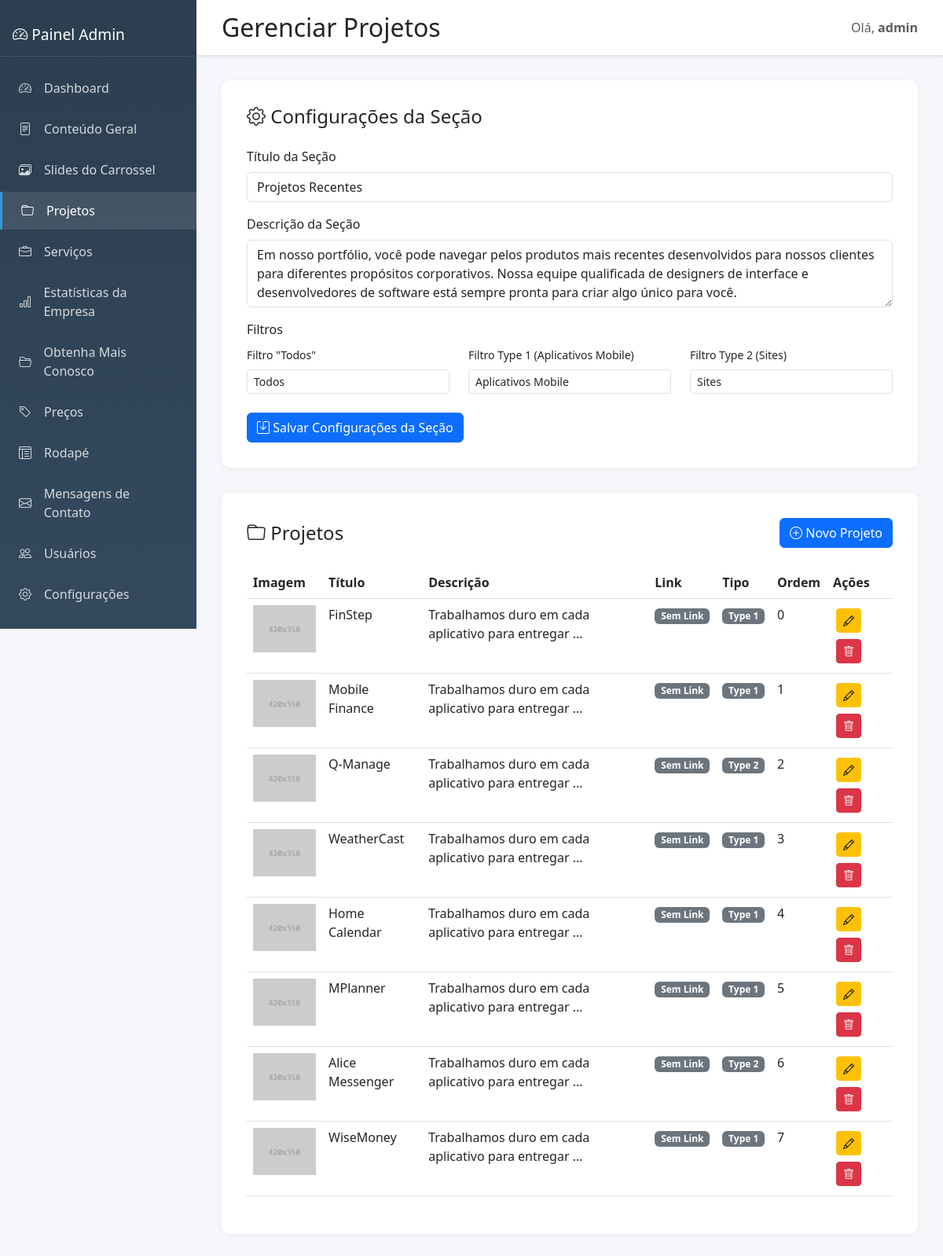
Screenshot of /admin/projects (signed in) with the database file from the repository.
### tables this page shows
CREATE TABLE site_content
                 (id INTEGER PRIMARY KEY AUTOINCREMENT,
                  section TEXT NOT NULL,
                  field TEXT NOT NULL,
                  content TEXT,
                  image_path TEXT,
                  created_at TIMESTAMP DEFAULT CURRENT_TIMESTAMP,
                  updated_at TIMESTAMP DEFAULT CURRENT_TIMESTAMP,
                  UNIQUE(section, field));

CREATE TABLE projects
                 (id INTEGER PRIMARY KEY AUTOINCREMENT,
                  title TEXT NOT NULL,
                  description TEXT,
                  image_path TEXT,
                  filter_type TEXT,
                  order_index INTEGER DEFAULT 0,
                  created_at TIMESTAMP DEFAULT CURRENT_TIMESTAMP,
                  updated_at TIMESTAMP DEFAULT CURRENT_TIMESTAMP, link_url TEXT);

### admin.py (the view, shortened to what this page needs)
@admin_bp.route('/projects', methods=['GET', 'POST'])
@login_required
def projects():
    conn = get_db()
    projects_list = conn.execute('SELECT * FROM projects ORDER BY order_index, id').fetchall()
    projects_section = {}
    rows = conn.execute("SELECT field, content FROM site_content WHERE section='projects'").fetchall()
    for row in rows:
        projects_section[row['field']] = {'content': row['content']}
    conn.close()
    return render_template('admin/projects.html', projects=projects_list, projects_section=projects_section)

### admin.py (called while the page is built)
def login_required(f):
    @wraps(f)
    def decorated_function(*args, **kwargs):
        if 'admin_logged_in' not in session:
            return redirect(url_for('admin.login'))
        return f(*args, **kwargs)
    return decorated_function

def get_db():
    conn = sqlite3.connect(DB_PATH)
    conn.row_factory = sqlite3.Row
    return conn

### templates/admin/projects.html (shortened to what this page needs)
{% extends "admin/base.html" %}
{% block page_title %}Gerenciar Projetos{% endblock %}
{% block content %}
<div class="content-card">
    <h4 class="mb-4"><i class="bi bi-gear"></i> Configurações da Seção</h4>
    <form method="POST">
        <div class="row">
            <div class="col-md-12 mb-3">
                <label class="form-label">Título da Seção</label>
                <input type="text" class="form-control" name="section_title"
                       value="{{ projects_section.get('title', {}).get('content', 'Projetos Recentes') if projects_section.get('title') else 'Projetos Recentes' }}">
            </div>
            <div class="col-md-12 mb-3">
                <label class="form-label">Descrição da Seção</label>
                <textarea class="form-control" name="section_description" rows="3">{{ projects_section.get('description', {}).get('content', '') if projects_section.get('description') else '' }}</textarea>
            </div>
        </div>
        <div class="mb-3">
            <label class="form-label">Filtros</label>
            <div class="row">
                <div class="col-md-4 mb-2">
                    <label class="form-label small">Filtro "Todos"</label>
                    <input type="text" class="form-control form-control-sm" name="filter_all"
                           value="{{ projects_section.get('filter_all', {}).get('content', 'Todos') if projects_section.get('filter_all') else 'Todos' }}">
                </div>
                <div class="col-md-4 mb-2">
                    <label class="form-label small">Filtro Type 1 (Aplicativos Mobile)</label>
                    <input type="text" class="form-control form-control-sm" name="filter_type1"
                           value="{{ projects_section.get('filter_type1', {}).get('content', 'Aplicativos Mobile') if projects_section.get('filter_type1') else 'Aplicativos Mobile' }}">
                </div>
                <div class="col-md-4 mb-2">
                    <label class="form-label small">Filtro Type 2 (Sites)</label>
                    <input type="text" class="form-control form-control-sm" name="filter_type2"
                           value="{{ projects_section.get('filter_type2', {}).get('content', 'Sites') if projects_section.get('filter_type2') else 'Sites' }}">
                </div>
            </div>
        </div>
        <button type="submit" name="save_section_config" class="btn btn-primary">
            <i class="bi bi-save"></i> Salvar Configurações da Seção
        </button>
    </form>
</div>
<div class="content-card mt-4">
    <div class="d-flex justify-content-between align-items-center mb-4">
        <h4 class="mb-0"><i class="bi bi-folder"></i> Projetos</h4>
        <button type="button" class="btn btn-primary" data-bs-toggle="modal" data-bs-target="#projectModal" onclick="newProject()">
            <i class="bi bi-plus-circle"></i> Novo Projeto
        </button>
    </div>
    <div class="table-responsive">
        <table class="table table-hover">
            <thead>
                <tr>
                    <th>Imagem</th>
                    <th>Título</th>
                    <th>Descrição</th>
                    <th>Link</th>
                    <th>Tipo</th>
                    <th>Ordem</th>
                    <th>Ações</th>
                </tr>
            </thead>
            <tbody>
                {% for project in projects %}
                <tr>
                    <td>
                        {% if project.image_path %}
                        <img src="{{ url_for('static', filename=project.image_path) }}" alt="{{ project.title }}" style="width: 80px; height: 60px; object-fit: cover;">
                        {% else %}
                        <span class="text-muted">Sem imagem</span>
                        {% endif %}
                    </td>
                    <td>{{ project.title }}</td>
                    <td>{{ project.description[:50] if project.description else '' }}...</td>
                    <td>
                        {% if project.link_url and project.link_url != '#' %}
                        <span class="badge bg-info" title="{{ project.link_url }}">Com Link</span>
                        {% else %}
                        <span class="badge bg-secondary">Sem Link</span>
                        {% endif %}
                    </td>
                    <td><span class="badge bg-secondary">{{ project.filter_type }}</span></td>
                    <td>{{ project.order_index }}</td>
                    <td>
                        <button class="btn btn-sm btn-warning btn-action" onclick="editProject({{ project.id }}, '{{ project.title|replace("'", "\\'") }}', '{{ project.description|replace("'", "\\'") }}', '{{ project.link_url|replace("'", "\\'") if project.link_url else "#" }}', '{{ project.filter_type }}', {{ project.order_index }})">
                            <i class="bi bi-pencil"></i>
                        </button>
                        <form method="POST" style="display: inline;" onsubmit="return confirm('Tem certeza que deseja excluir este projeto?');">
                            <button type="submit" class="btn btn-sm btn-danger btn-action">
                                <i class="bi bi-trash"></i>
                            </button>
                        </form>
                    </td>
                </tr>
                {% endfor %}
            </tbody>
        </table>
    </div>
</div>
{% endblock %}

### templates/admin/base.html (shortened to what this page needs)
<!DOCTYPE html>
<html lang="pt-BR">
<head>
    <link href="https://cdn.jsdelivr.net/npm/bootstrap@5.3.0/dist/css/bootstrap.min.css" rel="stylesheet">
    <link rel="stylesheet" href="https://cdn.jsdelivr.net/npm/bootstrap-icons@1.11.0/font/bootstrap-icons.css">
</head>
<body>
    <div class="sidebar">
        <div class="sidebar-header">
            <h4><i class="bi bi-speedometer2"></i> Painel Admin</h4>
        </div>
        <ul class="sidebar-menu">
            <li><a href="{{ url_for('admin.dashboard') }}" class="{% if request.endpoint == 'admin.dashboard' %}active{% endif %}">
                <i class="bi bi-speedometer2"></i> Dashboard
            </a></li>
            <li><a href="{{ url_for('admin.content') }}" class="{% if request.endpoint == 'admin.content' %}active{% endif %}">
                <i class="bi bi-file-text"></i> Conteúdo Geral
            </a></li>
            <li><a href="{{ url_for('admin.carousel') }}" class="{% if request.endpoint == 'admin.carousel' %}active{% endif %}">
                <i class="bi bi-images"></i> Slides do Carrossel
            </a></li>
            <li><a href="{{ url_for('admin.projects') }}" class="{% if request.endpoint == 'admin.projects' %}active{% endif %}">
                <i class="bi bi-folder"></i> Projetos
            </a></li>
            <li><a href="{{ url_for('admin.services') }}" class="{% if request.endpoint == 'admin.services' %}active{% endif %}">
                <i class="bi bi-briefcase"></i> Serviços
            </a></li>
            <li><a href="{{ url_for('admin.company_stats') }}" class="{% if request.endpoint == 'admin.company_stats' %}active{% endif %}">
                <i class="bi bi-bar-chart"></i> Estatísticas da Empresa
            </a></li>
            <li><a href="{{ url_for('admin.feature_tabs') }}" class="{% if request.endpoint == 'admin.feature_tabs' %}active{% endif %}">
                <i class="bi bi-folder2-open"></i> Obtenha Mais Conosco
            </a></li>
            <li><a href="{{ url_for('admin.pricing') }}" class="{% if request.endpoint == 'admin.pricing' %}active{% endif %}">
                <i class="bi bi-tag"></i> Preços
            </a></li>
            <li><a href="{{ url_for('admin.footer') }}" class="{% if request.endpoint == 'admin.footer' %}active{% endif %}">
                <i class="bi bi-layout-text-window-reverse"></i> Rodapé
            </a></li>
            <li><a href="{{ url_for('admin.contacts') }}" class="{% if request.endpoint == 'admin.contacts' %}active{% endif %}">
                <i class="bi bi-envelope"></i> Mensagens de Contato
            </a></li>
            <li><a href="{{ url_for('admin.users') }}" class="{% if request.endpoint == 'admin.users' %}active{% endif %}">
                <i class="bi bi-people"></i> Usuários
            </a></li>
            <li><a href="{{ url_for('admin.settings') }}" class="{% if request.endpoint == 'admin.settings' %}active{% endif %}">
                <i class="bi bi-gear"></i> Configurações
            </a></li>
            <li><a href="{{ url_for('admin.logout') }}">
                <i class="bi bi-box-arrow-right"></i> Sair
            </a></li>
        </ul>
    </div>
    <div class="main-content">
        <div class="header">
            <h2 class="mb-0">{% block page_title %}Dashboard{% endblock %}</h2>
            <div>
                <span class="text-muted">Olá, <strong>{{ session.get('admin_username', 'Admin') }}</strong></span>
            </div>
        </div>
        {% block content %}{% endblock %}
    </div>
</body>
</html>

### templates/admin/base.html (style rules this page uses)
:root { --sidebar-width: 250px; --header-height: 60px; }
body { background-color: #f5f7fa; }
.sidebar { position: fixed; top: 0; left: 0; height: 100vh; width: var(--sidebar-width); background: linear-gradient(180deg, #2c3e50 0%, #34495e 100%); color: white; padding: 1rem 0; overflow-y: auto; z-index: 1000; }
.sidebar-header { padding: 1rem; border-bottom: 1px solid rgba(255,255,255,0.1); margin-bottom: 1rem; }
.sidebar-header h4 { margin: 0; font-size: 1.2rem; }
.sidebar-menu { list-style: none; padding: 0; margin: 0; }
.sidebar-menu li { margin: 0.25rem 0; }
.sidebar-menu a { display: flex; align-items: center; padding: 0.75rem 1.5rem; color: rgba(255,255,255,0.8); text-decoration: none; transition: all 0.3s; }
.sidebar-menu a:hover, .sidebar-menu a.active { background: rgba(255,255,255,0.1); color: white; border-left: 3px solid #3498db; }
.sidebar-menu a i { margin-right: 0.75rem; width: 20px; }
.main-content { margin-left: var(--sidebar-width); padding: 2rem; }
.header { background: white; padding: 1rem 2rem; margin: -2rem -2rem 2rem -2rem; box-shadow: 0 2px 4px rgba(0,0,0,0.1); display: flex; justify-content: space-between; align-items: center; }
.content-card { background: white; border-radius: 10px; padding: 2rem; box-shadow: 0 2px 10px rgba(0,0,0,0.05); margin-bottom: 2rem; }
.btn-action { margin: 0.25rem; }

### rows the page displays
site_content: section_title "Projetos Recentes"
site_content: section_description "Em nosso portfólio, você pode navegar pelos produtos mais recentes desenvolvidos para nossos clientes para diferentes propósitos corporativos. Nossa equipe qualificada de designers de interface e desenvolvedores de software está sempre pronta para criar algo único para você."
site_content: filter_all "Todos"
site_content: filter_type1 "Aplicativos Mobile"
site_content: filter_type2 "Sites"
projects: image_path (picture), title "FinStep", description "Trabalhamos duro em cada aplicativo para entregar", filter_type "Type 1", order_index "0"
projects: image_path (picture), title "Mobile Finance", description "Trabalhamos duro em cada aplicativo para entregar", filter_type "Type 1", order_index "1"
projects: image_path (picture), title "Q-Manage", description "Trabalhamos duro em cada aplicativo para entregar", filter_type "Type 2", order_index "2"
projects: image_path (picture), title "WeatherCast", description "Trabalhamos duro em cada aplicativo para entregar", filter_type "Type 1", order_index "3"
projects: image_path (picture), title "Home Calendar", description "Trabalhamos duro em cada aplicativo para entregar", filter_type "Type 1", order_index "4"
projects: image_path (picture), title "MPlanner", description "Trabalhamos duro em cada aplicativo para entregar", filter_type "Type 1", order_index "5"
projects: image_path (picture), title "Alice Messenger", description "Trabalhamos duro em cada aplicativo para entregar", filter_type "Type 2", order_index "6"
projects: image_path (picture), title "WiseMoney", description "Trabalhamos duro em cada aplicativo para entregar", filter_type "Type 1", order_index "7"

### other values shown
{{ session.get('admin_username', 'Admin') }} "admin"
